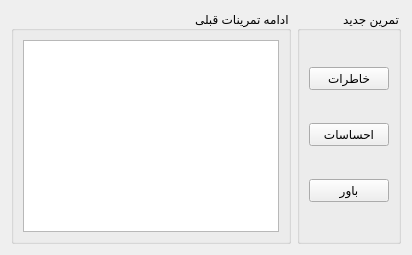
      <widget class="QWidget" name="page_3">
       <layout class="QVBoxLayout" name="verticalLayout_19">
        <item>
         <layout class="QHBoxLayout" name="horizontalLayout_9">
          <item>
           <widget class="QGroupBox" name="groupBox_2">
            <property name="layoutDirection">
             <enum>Qt::RightToLeft</enum>
            </property>
            <property name="title">
             <string>ادامه تمرینات قبلی</string>
            </property>
            <layout class="QGridLayout" name="gridLayout_14">
             <item row="0" column="0">
              <widget class="QListWidget" name="lwexcersisedata"/>
             </item>
            </layout>
           </widget>
          </item>
          <item>
           <widget class="QGroupBox" name="gbnewex">
            <property name="layoutDirection">
             <enum>Qt::RightToLeft</enum>
            </property>
            <property name="title">
             <string>تمرین جدید</string>
            </property>
            <layout class="QVBoxLayout" name="verticalLayout_17">
             <item>
              <widget class="QPushButton" name="btnnewmemmory">
               <property name="text">
                <string>خاطرات</string>
               </property>
              </widget>
             </item>
             <item>
              <widget class="QPushButton" name="btnnewemotion">
               <property name="text">
                <string>احساسات</string>
               </property>
              </widget>
             </item>
             <item>
              <widget class="QPushButton" name="btnnewbelife">
               <property name="text">
                <string>باور</string>
               </property>
              </widget>
             </item>
            </layout>
           </widget>
          </item>
         </layout>
        </item>
       </layout>
      </widget>
